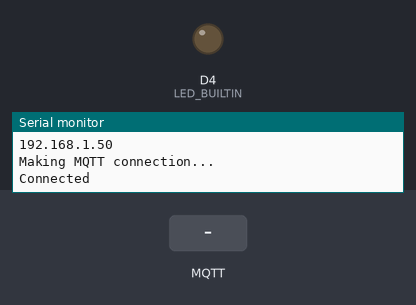
The sketch below on a simulated ESP8266 (Wemos D1 mini). Parts: output pins drawn as LEDs (lit = HIGH, except the on-board LED, lit = LOW), the last lines printed to the serial monitor. Dashed ring = blinking. The inputs (shaded band) are chosen by the test bench. WiFi joins after 1.5 s; servers stay silent unless stated; no MQTT or app messages arrive unless stated.

Above: at 10.1 s.
At 11.2 s:
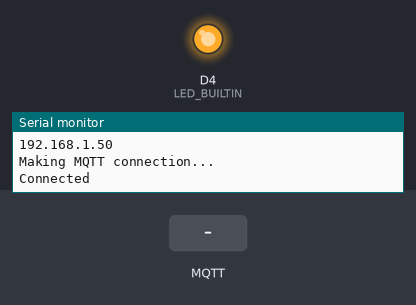
11.3 s: MQTT message "5" arrives on the first subscribed topic
At 11.51 s:
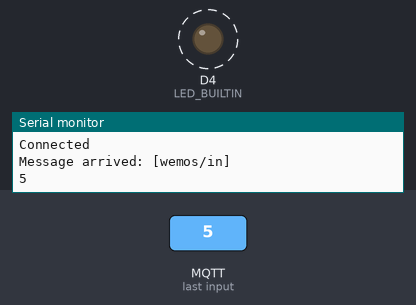
14.3 s: MQTT message "on" arrives on the first subscribed topic
17.3 s: MQTT message "off" arrives on the first subscribed topic
Timing chart, 0 to 26.3 s (numbered marks = the images above; inputs shaded):
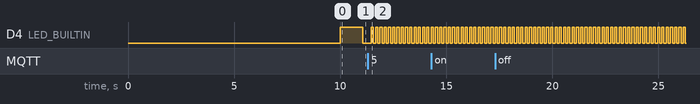

The sketch:

app.ino
```cpp
#include <ESP8266WiFi.h>
#include <PubSubClient.h>

// WIFI
const char		*primary_ssid = "";
const char		*primary_password = "";

const char		*secondary_ssid = "";
const char		*secondary_password = "";

// MQTT
const char		*server = "";
const char		*topic = "";
const char		*user = "";
const char		*pswd = "";
int				port = 0;

// LED
# define HOUR 1000 * 60 * 60

int				status = WL_IDLE_STATUS;
int				ledState = LOW;
int				ledInterval = 1000;
unsigned long	prevTime = 0;
unsigned long	elapsed = 0;

// CLIENTS
WiFiClient		wifi;
PubSubClient	client(wifi);

// MESSAGE
String			msg = String("MSG #");
unsigned int	counter = 1;
String			payload;

void setupWIFI() {
	if (WiFi.status() == WL_NO_SHIELD)
	{
		Serial.println("No WiFi shield!");
		while (true)
			;
	}

	WiFi.mode(WIFI_STA);
	while (status != WL_CONNECTED)
	{
		Serial.println("Connecting to primary WiFi...");
		status = WiFi.begin(primary_ssid, primary_password);
		if (status != WL_CONNECTED)
		{
			Serial.println("Connecting to secondary WiFi...");
			status = WiFi.begin(secondary_ssid, secondary_password);
		}
		delay(5000);
	}

	Serial.println("\nWifi connected!");
	Serial.println(WiFi.localIP());
}


void reconnectMQTT(int interval) {
	while (!client.connected()) {
		Serial.println("Making MQTT connection...");
		if (client.connect("ESP8266Client", user, pswd))
		{
			Serial.println("Connected");
			client.publish(topic, "Wemos D1 Mini Connected!", true);
			client.subscribe("wemos/in");
		}
		else
		{
			Serial.println("Failed");
			Serial.println(client.state());
			Serial.println(WiFi.status());
			delay(interval);
		}
	}
}

void blinkLed(int interval) {
	elapsed = millis();
	if (elapsed - prevTime < interval)
		return ;
	prevTime = elapsed;
	if (ledState == LOW)
		ledState = HIGH;
	else
		ledState = LOW;
	digitalWrite(LED_BUILTIN, ledState);
}


void on_receive_cb(char *topic, byte *payload, unsigned int length) {
	Serial.print("Message arrived: [");
	Serial.print(topic);
	Serial.print("]");
	Serial.println();

	int i = -1;
	while (++i < length)
		Serial.print((char)payload[i]);
	Serial.println();

	int newLedInterval = String((char *)payload).toInt();
	if (newLedInterval > 0 && newLedInterval < HOUR)
		ledInterval = newLedInterval;
}

/*=============================================================================
** SETUP & LOOOP
==============================================================================*/

void setup()
{
	Serial.begin(115200);
	while (!Serial)
		;

	setupWIFI();
	client.setServer(server, port);
	client.setCallback(on_receive_cb);
	pinMode(LED_BUILTIN, OUTPUT);
	digitalWrite(LED_BUILTIN, ledState);
}

void loop()
{
	blinkLed(ledInterval);

	if (!client.connected()) {
		reconnectMQTT(5000);
	}
	client.loop();

	payload = msg + counter;
	if (++counter >= 1000)
		counter = 1;

	client.publish(topic, (char *)payload.c_str(), true);
	delay(100);
}
```

Measured:
- by itself, D4 (LED_BUILTIN): alternates HIGH for 0.10 s and LOW for 0.10 s
